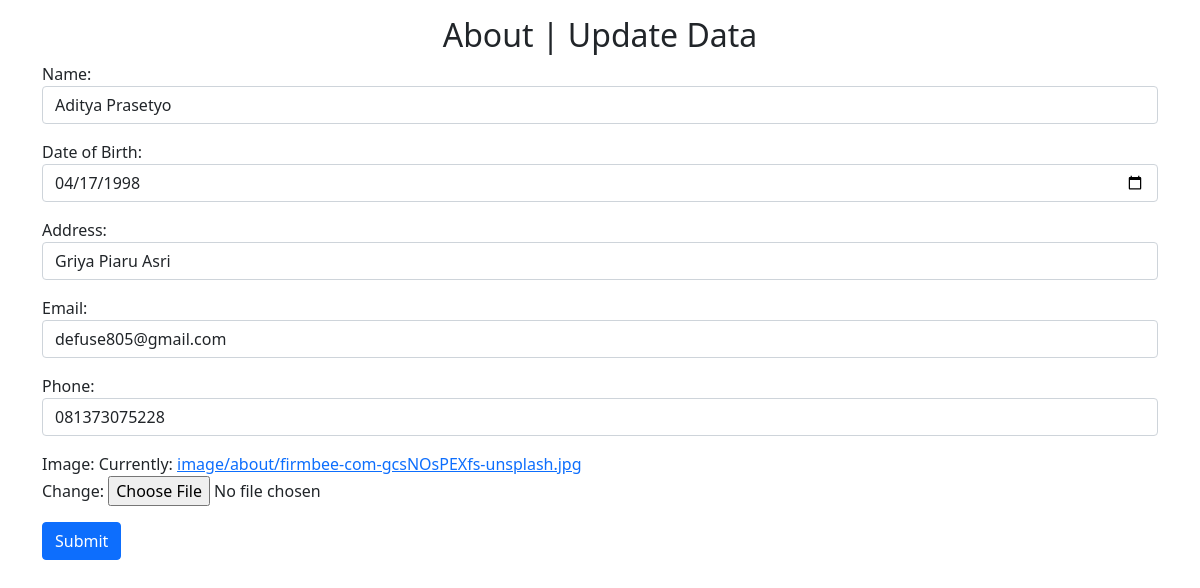
The page /update-about/1/ (signed in) on the database its author committed.
### home/models.py (models this page shows, shortened)
class About(models.Model):
    Name = models.CharField(max_length=100)
    Date_of_Birth = models.DateField()
    Address = models.CharField(max_length=200)
    Email = models.EmailField()
    Phone = models.CharField(max_length=20)
    Image = models.ImageField(upload_to='image/about')

### home/views.py (the view)
# urls.py: path('update-about/<str:pk>/', UpdateAboutView, name='updateAbout'),
@login_required(login_url='login')
def UpdateAboutView(request, pk):
    data = About.objects.get(id=pk)
    form = AboutForm(instance=data)
    if request.method == 'POST':
        form = AboutForm(request.POST or None, instance=data)
        if form.is_valid():
            form.save()
        return redirect('list')
    konteks = {
        'title': 'About',
        'form': form,
    }
    return render(request, 'update_form.html', konteks)

### home/forms.py
class AboutForm(forms.ModelForm):
    class Meta:
        model = About
        exclude = []
        field = '__all__'
        widgets = {
            'Name': forms.TextInput(attrs={'class': 'form-control'}),
            'Date_of_Birth': forms.DateInput(attrs={
                'type': 'date',
                'class': 'form-control'
            }),
            'Address': forms.TextInput(attrs={'class': 'form-control'}),
            'Email': forms.EmailInput(attrs={'class': 'form-control'}),
            'Phone': forms.NumberInput(attrs={'class': 'form-control'}),
        }

### templates/update_form.html (shortened to what this page needs)
{% extends 'admin_base.html' %}
{% block content %}
<main>
    <div class="container py-3">
        <center>
            <header>
                <h2>{{title}} | Update Data</h2>
            </header>
        </center>
        <main>
            <form method="post" enctype="multipart/form-data">
                {{form.as_p}}
                <button type="submit" class="btn btn-primary">Submit</button>
            </form>
        </main>
    </div>
</main>
{% endblock content %}

### rows shown on the page
About: Name "Aditya Prasetyo", Date_of_Birth "04/17/1998", Address "Griya Piaru Asri", Email "defuse805@gmail.com", Phone "081373075228"

### other values the page prints
{{ title }} "About"
